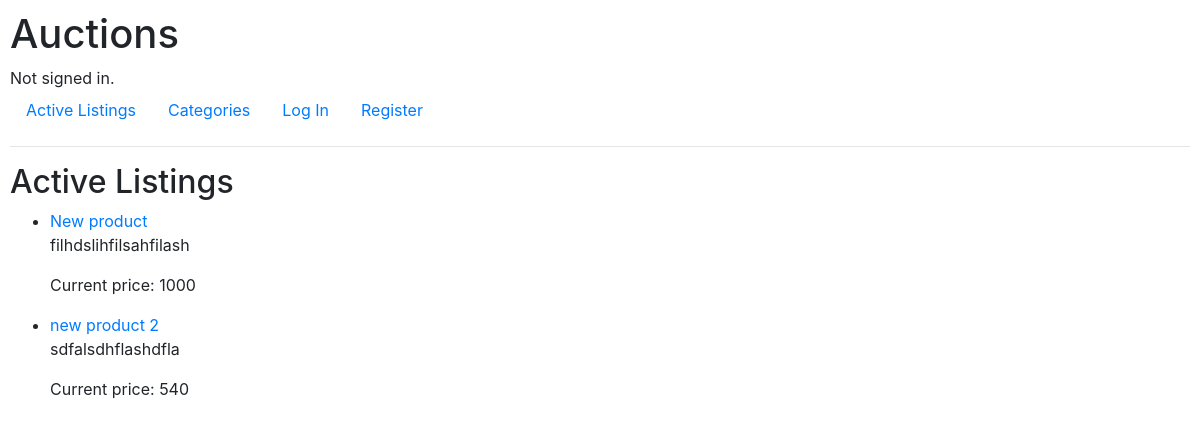
Before: / with the older database file.
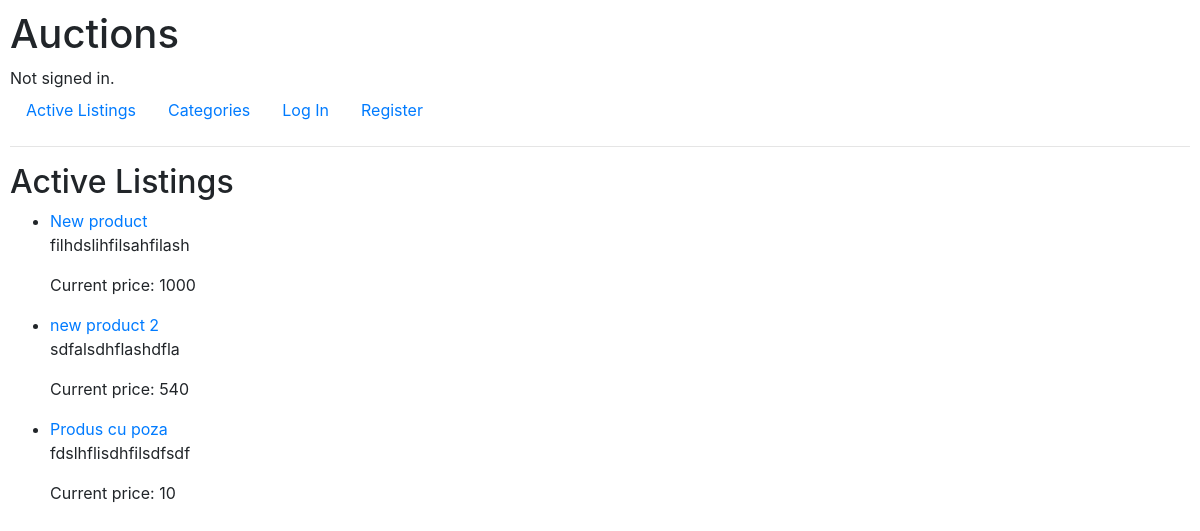
After: the same page with the newer database file.
### auctions/models.py (models this page shows, shortened)
class Listing(models.Model):
    title = models.CharField(max_length=200, verbose_name="Name")
    description = models.TextField(verbose_name="Description")
    starting_bid = models.IntegerField(verbose_name="Starting bid")
    image = models.ImageField(upload_to="images/", blank=True, verbose_name="Image")
    category = models.ForeignKey(Category, blank=True, on_delete=models.CASCADE)

### auctions/views.py (the view)
# urls.py: path("", views.ListingsListView.as_view(), name="index"),
class ListingsListView(generic.ListView):
    model = Listing
    template_name = "auctions/index.html"

### auctions/templates/auctions/index.html (shortened to what this page needs)
{% extends "auctions/layout.html" %}
{% block body %}
    <h2>Active Listings</h2>
    {% if listing_list %}
    <ul>
      {% for listing in listing_list %}
        <li>
          <a href="{% url 'listing_details' listing.id %}">{{ listing.title }}</a>
          <p>{{ listing.description }}</p>
          <p>Current price: {{ listing.starting_bid }}</p>
        </li>
      {% endfor %}
    </ul>
    {% else %}
      <p>There are no listings added.</p>
    {% endif %}
{% endblock %}

Changed rows visible on the page:
added Listing: title "Produs cu poza", description "fdslhflisdhfilsdfsdf", starting_bid "10"
